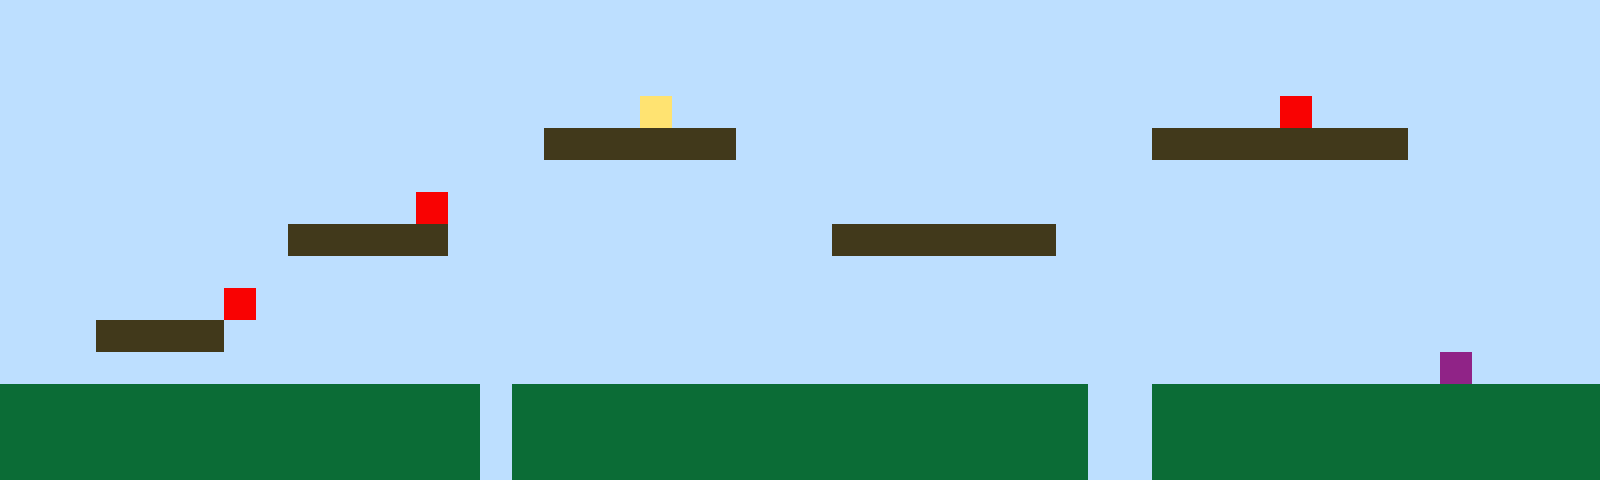

This is a level from a 2D game, rendered from its Tiled map with the project's own tilesets. A one-line summary and the complete map file follow:
An orthogonal 50x15 tile map with 32x32 px tiles, 1 tile layer (Tile Layer 1).

<map version="1.10" tiledversion="1.11.2" orientation="orthogonal" renderorder="right-up" width="50" height="15" tilewidth="32" tileheight="32" infinite="0" nextlayerid="2" nextobjectid="1"><editorsettings><export target="map1.csv" format="csv" /></editorsettings><tileset firstgid="1" name="sprites" tilewidth="32" tileheight="32" tilecount="6" columns="3"><image source="sprites.png" width="96" height="64" /></tileset><layer id="1" name="Tile Layer 1" width="50" height="15"><data encoding="csv">1,1,1,1,1,1,1,1,1,1,1,1,1,1,1,1,1,1,1,1,1,1,1,1,1,1,1,1,1,1,1,1,1,1,1,1,1,1,1,1,1,1,1,1,1,1,1,1,1,1,1,1,1,1,1,1,1,1,1,1,1,1,1,1,1,1,1,1,1,1,1,1,1,1,1,1,1,1,1,1,1,1,1,1,1,1,1,1,1,1,1,1,1,1,1,1,1,1,1,1,1,1,1,1,1,1,1,1,1,1,1,1,1,1,1,1,1,1,1,1,1,1,1,1,1,1,1,1,1,1,1,1,1,1,1,1,1,1,1,1,1,1,1,1,1,1,1,1,1,1,1,1,1,1,1,1,1,1,1,1,1,1,1,1,1,1,1,1,1,1,4,1,1,1,1,1,1,1,1,1,1,1,1,1,1,1,1,1,1,1,5,1,1,1,1,1,1,1,1,1,1,1,1,1,1,1,1,1,1,1,1,1,1,1,1,1,1,3,3,3,3,3,3,1,1,1,1,1,1,1,1,1,1,1,1,1,3,3,3,3,3,3,3,3,1,1,1,1,1,1,1,1,1,1,1,1,1,1,1,1,1,1,1,1,1,1,1,1,1,1,1,1,1,1,1,1,1,1,1,1,1,1,1,1,1,1,1,1,1,1,1,1,1,1,1,1,1,1,1,1,1,1,1,1,1,1,1,1,1,1,1,1,1,5,1,1,1,1,1,1,1,1,1,1,1,1,1,1,1,1,1,1,1,1,1,1,1,1,1,1,1,1,1,1,1,1,1,1,1,1,1,1,1,1,1,1,1,1,1,3,3,3,3,3,1,1,1,1,1,1,1,1,1,1,1,1,3,3,3,3,3,3,3,1,1,1,1,1,1,1,1,1,1,1,1,1,1,1,1,1,1,1,1,1,1,1,1,1,1,1,1,1,1,1,1,1,1,1,1,1,1,1,1,1,1,1,1,1,1,1,1,1,1,1,1,1,1,1,1,1,1,1,1,1,1,1,1,1,1,1,1,1,1,1,1,1,1,5,1,1,1,1,1,1,1,1,1,1,1,1,1,1,1,1,1,1,1,1,1,1,1,1,1,1,1,1,1,1,1,1,1,1,1,1,1,1,1,1,1,1,1,1,1,3,3,3,3,1,1,1,1,1,1,1,1,1,1,1,1,1,1,1,1,1,1,1,1,1,1,1,1,1,1,1,1,1,1,1,1,1,1,1,1,1,1,1,1,1,1,1,1,1,1,1,1,1,1,1,1,1,1,1,1,1,1,1,1,1,1,1,1,1,1,1,1,1,1,1,1,1,1,1,1,1,1,1,1,1,1,1,1,1,1,1,1,6,1,1,1,1,2,2,2,2,2,2,2,2,2,2,2,2,2,2,2,1,2,2,2,2,2,2,2,2,2,2,2,2,2,2,2,2,2,2,1,1,2,2,2,2,2,2,2,2,2,2,2,2,2,2,2,2,2,2,2,2,2,2,2,2,2,2,2,2,2,1,2,2,2,2,2,2,2,2,2,2,2,2,2,2,2,2,2,2,1,1,2,2,2,2,2,2,2,2,2,2,2,2,2,2,2,2,2,2,2,2,2,2,2,2,2,2,2,2,2,1,2,2,2,2,2,2,2,2,2,2,2,2,2,2,2,2,2,2,1,1,2,2,2,2,2,2,2,2,2,2,2,2,2,2</data></layer></map>
